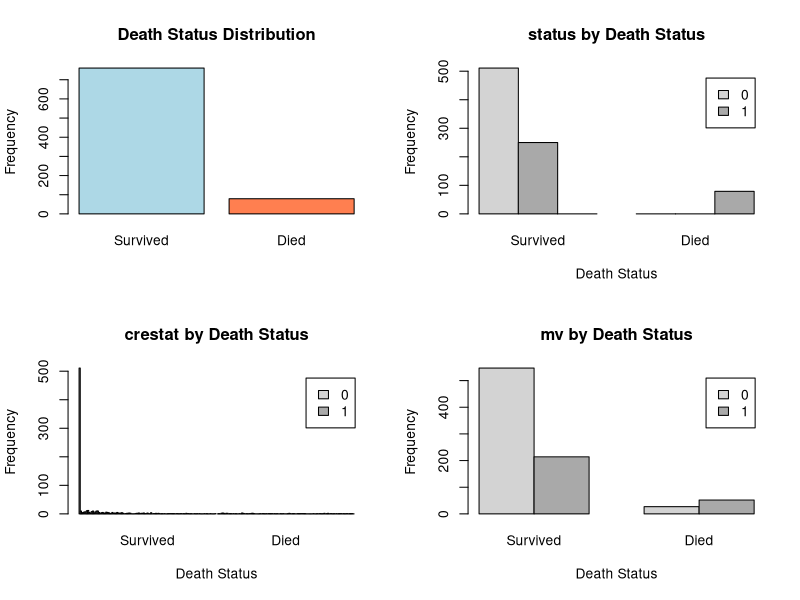
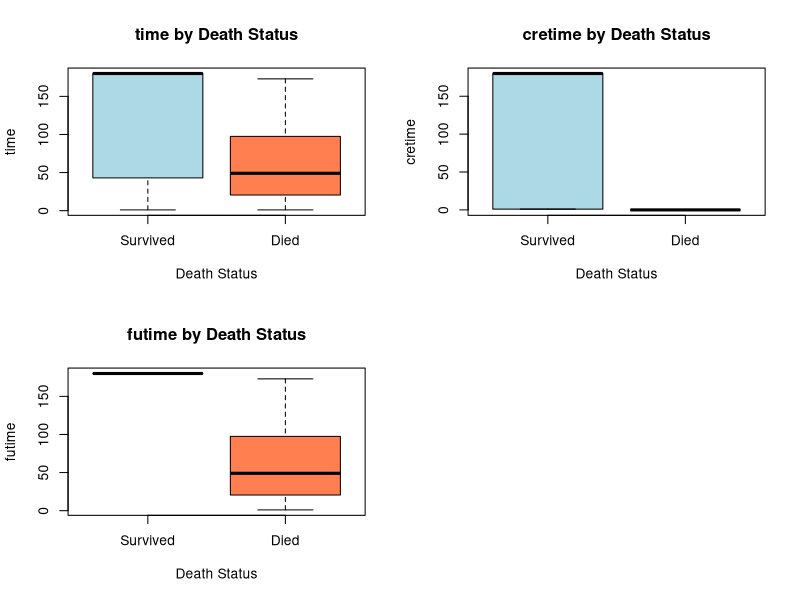

Generate these figures, in order, with R:
library (readr)
data_2025 <- read_csv("data/CRECOOLT_2025.csv")
data_2021 <- read_csv("data/CRE3.csv")

# ============================================================================
# CRE3 Dataset - Simple Descriptive Analysis by Death Status (Base R Version)
# ============================================================================
# This version uses primarily base R functions with minimal dependencies

# Load the data
cre3 <- read.csv("CRE3.csv", stringsAsFactors = FALSE)

# ============================================================================
# 1. BASIC DATASET INFORMATION
# ============================================================================

cat("============================================\n")
cat("DATASET OVERVIEW\n")
cat("============================================\n")
cat("Number of observations:", nrow(cre3), "\n")
cat("Number of variables:", ncol(cre3), "\n")
cat("Variable names:", paste(names(cre3), collapse = ", "), "\n\n")

# Death status distribution
cat("DEATH STATUS DISTRIBUTION:\n")
death_table <- table(cre3$death)
death_prop <- prop.table(death_table)
cat("Death = 0 (Survived):", death_table[1], "(", round(death_prop[1]*100, 2), "%)\n")
cat("Death = 1 (Died):", death_table[2], "(", round(death_prop[2]*100, 2), "%)\n\n")

# ============================================================================
# 2. BINARY VARIABLES ANALYSIS
# ============================================================================

cat("============================================\n")
cat("BINARY VARIABLES BY DEATH STATUS\n")
cat("============================================\n\n")

# List of binary variables (excluding death itself)
binary_vars <- c("atg", "multisite", "kpc", "arf", "mv", "reint", 
                 "crepre_60", "multipre", "multipost", "crepost_60", 
                 "status", "crestat")

# Create a results dataframe
binary_results <- data.frame(
  Variable = character(),
  Death_0_No = integer(),
  Death_0_Yes = integer(),
  Death_0_Yes_Pct = numeric(),
  Death_1_No = integer(),
  Death_1_Yes = integer(),
  Death_1_Yes_Pct = numeric(),
  P_Value = numeric(),
  stringsAsFactors = FALSE
)

# Analyze each binary variable
for(var in binary_vars) {
  if(var %in% names(cre3)) {
    cat("---", toupper(var), "---\n")
    
    # Create contingency table
    cont_table <- table(cre3[[var]], cre3$death)
    
    # Calculate percentages
    col_pct <- prop.table(cont_table, margin = 2) * 100
    
    # Display results
    cat("Death = 0 (Survived):\n")
    cat("  ", var, "= 0:", cont_table[1,1], "(", round(col_pct[1,1], 1), "%)\n")
    cat("  ", var, "= 1:", cont_table[2,1], "(", round(col_pct[2,1], 1), "%)\n")
    
    cat("Death = 1 (Died):\n")
    cat("  ", var, "= 0:", cont_table[1,2], "(", round(col_pct[1,2], 1), "%)\n")
    cat("  ", var, "= 1:", cont_table[2,2], "(", round(col_pct[2,2], 1), "%)\n")
    
    # Chi-square test
    chi_test <- tryCatch(
      chisq.test(cont_table),
      error = function(e) list(p.value = NA)
    )
    cat("P-value (Chi-square):", format(chi_test$p.value, digits = 4), "\n\n")
    
    # Store results
    new_row <- data.frame(
      Variable = var,
      Death_0_No = cont_table[1,1],
      Death_0_Yes = cont_table[2,1],
      Death_0_Yes_Pct = round(col_pct[2,1], 1),
      Death_1_No = cont_table[1,2],
      Death_1_Yes = cont_table[2,2],
      Death_1_Yes_Pct = round(col_pct[2,2], 1),
      P_Value = chi_test$p.value,
      stringsAsFactors = FALSE
    )
    binary_results <- rbind(binary_results, new_row)
  }
}

# ============================================================================
# 3. CONTINUOUS VARIABLES ANALYSIS
# ============================================================================

cat("============================================\n")
cat("CONTINUOUS VARIABLES BY DEATH STATUS\n")
cat("============================================\n\n")

# List of continuous variables
continuous_vars <- c("time", "cretime", "futime")

# Create a results dataframe
continuous_results <- data.frame(
  Variable = character(),
  Death_0_N = integer(),
  Death_0_Mean = numeric(),
  Death_0_SD = numeric(),
  Death_0_Median = numeric(),
  Death_1_N = integer(),
  Death_1_Mean = numeric(),
  Death_1_SD = numeric(),
  Death_1_Median = numeric(),
  P_Value_Ttest = numeric(),
  stringsAsFactors = FALSE
)

# Analyze each continuous variable
for(var in continuous_vars) {
  if(var %in% names(cre3)) {
    cat("---", toupper(var), "---\n")
    
    # Split by death status
    group0 <- cre3[[var]][cre3$death == 0]
    group1 <- cre3[[var]][cre3$death == 1]
    
    # Remove NAs
    group0 <- group0[!is.na(group0)]
    group1 <- group1[!is.na(group1)]
    
    # Calculate statistics
    cat("Death = 0 (Survived):\n")
    cat("  N:", length(group0), "\n")
    cat("  Mean (SD):", round(mean(group0), 2), "(", round(sd(group0), 2), ")\n")
    cat("  Median [Q1, Q3]:", round(median(group0), 2), 
        "[", round(quantile(group0, 0.25), 2), ",", 
        round(quantile(group0, 0.75), 2), "]\n")
    cat("  Range:", round(min(group0), 2), "-", round(max(group0), 2), "\n")
    
    cat("Death = 1 (Died):\n")
    cat("  N:", length(group1), "\n")
    cat("  Mean (SD):", round(mean(group1), 2), "(", round(sd(group1), 2), ")\n")
    cat("  Median [Q1, Q3]:", round(median(group1), 2), 
        "[", round(quantile(group1, 0.25), 2), ",", 
        round(quantile(group1, 0.75), 2), "]\n")
    cat("  Range:", round(min(group1), 2), "-", round(max(group1), 2), "\n")
    
    # T-test
    if(length(group0) > 1 & length(group1) > 1) {
      t_test <- t.test(group0, group1)
      cat("P-value (T-test):", format(t_test$p.value, digits = 4), "\n")
      p_val <- t_test$p.value
    } else {
      cat("P-value: Not calculated (insufficient data)\n")
      p_val <- NA
    }
    cat("\n")
    
    # Store results
    new_row <- data.frame(
      Variable = var,
      Death_0_N = length(group0),
      Death_0_Mean = round(mean(group0), 2),
      Death_0_SD = round(sd(group0), 2),
      Death_0_Median = round(median(group0), 2),
      Death_1_N = length(group1),
      Death_1_Mean = round(mean(group1), 2),
      Death_1_SD = round(sd(group1), 2),
      Death_1_Median = round(median(group1), 2),
      P_Value_Ttest = p_val,
      stringsAsFactors = FALSE
    )
    continuous_results <- rbind(continuous_results, new_row)
  }
}

# ============================================================================
# 4. EXPORT RESULTS TO CSV
# ============================================================================

cat("============================================\n")
cat("EXPORTING RESULTS\n")
cat("============================================\n\n")

# Export binary variables results
write.csv(binary_results, "CRE3_binary_analysis.csv", row.names = FALSE)
cat("Binary variables analysis saved to: CRE3_binary_analysis.csv\n")

# Export continuous variables results
write.csv(continuous_results, "CRE3_continuous_analysis.csv", row.names = FALSE)
cat("Continuous variables analysis saved to: CRE3_continuous_analysis.csv\n")

# ============================================================================
# 5. SUMMARY OF SIGNIFICANT FINDINGS
# ============================================================================

cat("\n============================================\n")
cat("SUMMARY OF SIGNIFICANT FINDINGS (p < 0.05)\n")
cat("============================================\n\n")

# Significant binary variables
sig_binary <- binary_results[!is.na(binary_results$P_Value) & 
                               binary_results$P_Value < 0.05, ]
if(nrow(sig_binary) > 0) {
  cat("Significant Binary Variables:\n")
  for(i in 1:nrow(sig_binary)) {
    cat("-", sig_binary$Variable[i], 
        "(p =", format(sig_binary$P_Value[i], digits = 4), ")\n")
  }
} else {
  cat("No significant binary variables found.\n")
}

cat("\n")

# Significant continuous variables
sig_continuous <- continuous_results[!is.na(continuous_results$P_Value_Ttest) & 
                                       continuous_results$P_Value_Ttest < 0.05, ]
if(nrow(sig_continuous) > 0) {
  cat("Significant Continuous Variables:\n")
  for(i in 1:nrow(sig_continuous)) {
    cat("-", sig_continuous$Variable[i], 
        "(p =", format(sig_continuous$P_Value_Ttest[i], digits = 4), ")\n")
  }
} else {
  cat("No significant continuous variables found.\n")
}

# ============================================================================
# 6. CREATE SIMPLE VISUALIZATIONS (if possible)
# ============================================================================

# Try to create plots if graphics are available
if(capabilities("png")) {
  cat("\n============================================\n")
  cat("CREATING VISUALIZATIONS\n")
  cat("============================================\n\n")
  
  # Set up plotting area
  pdf("CRE3_simple_plots.pdf", width = 10, height = 8)
  
  # Plot 1: Death distribution
  par(mfrow = c(2, 2))
  barplot(death_table, 
          main = "Death Status Distribution",
          names.arg = c("Survived", "Died"),
          col = c("lightblue", "coral"),
          ylab = "Frequency")
  
  # Plot 2-4: Top 3 binary variables with smallest p-values
  top_vars <- head(binary_results[order(binary_results$P_Value), ], 3)
  
  for(i in 1:min(3, nrow(top_vars))) {
    var <- top_vars$Variable[i]
    if(var %in% names(cre3)) {
      cont_table <- table(cre3[[var]], cre3$death)
      barplot(cont_table,
              main = paste(var, "by Death Status"),
              xlab = "Death Status",
              ylab = "Frequency",
              names.arg = c("Survived", "Died"),
              col = c("lightgray", "darkgray"),
              legend = c("0", "1"),
              beside = TRUE)
    }
  }
  
  # Plot continuous variables
  par(mfrow = c(2, 2))
  for(var in continuous_vars) {
    if(var %in% names(cre3)) {
      boxplot(cre3[[var]] ~ cre3$death,
              main = paste(var, "by Death Status"),
              xlab = "Death Status",
              ylab = var,
              names = c("Survived", "Died"),
              col = c("lightblue", "coral"))
    }
  }
  
  dev.off()
  cat("Plots saved to: CRE3_simple_plots.pdf\n")
}

cat("\n============================================\n")
cat("ANALYSIS COMPLETE\n")
cat("============================================\n")

